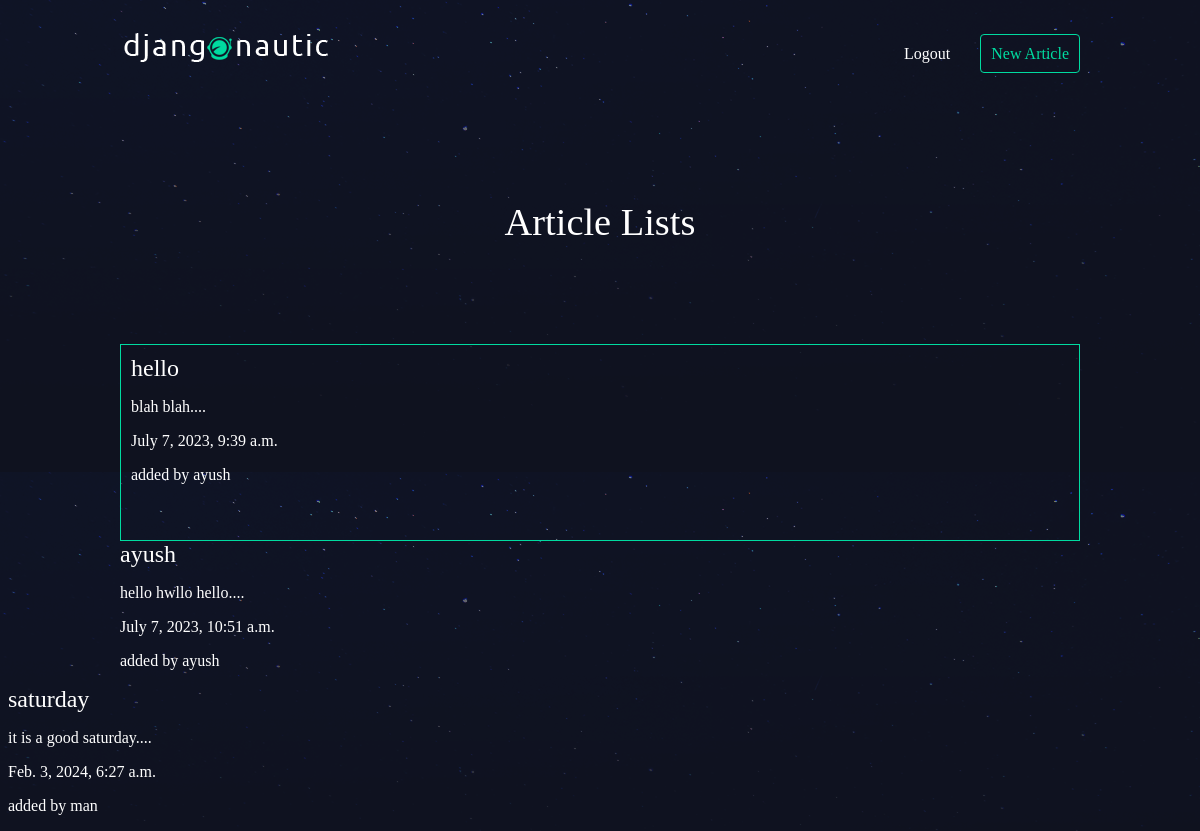
Screenshot of /articles/ (signed in) with the database file from the repository.
### articles/models.py (models this page shows, shortened)
class Article(models.Model):
	title=models.CharField(max_length=100)
	slug=models.SlugField()
	body=models.TextField()
	date=models.DateTimeField(auto_now_add=True)
	thumb=models.ImageField(default='default.png',blank=True)
	author=models.ForeignKey(User,default=None,on_delete=models.DO_NOTHING)
	def snippet(self):
		return self.body[:50]+"...."

### articles/views.py (the view)
# urls.py: path('', views.article_list,name='list'),
def article_list(request):
	articles=Article.objects.all().order_by("date")
	return render(request,"articles/article_list.html",{'articles':articles})

### articles/templates/articles/article_list.html (shortened to what this page needs)
{%extends 'base_template.html'%}
{%block content%}
	<h1>Article Lists</h1>
	<div class="articles">
		{%for article in articles%}
			<h2><a href="{%url 'articles:detail' slug=article.slug%}">{{article.title}}</a></h2>
			<p>{{article.snippet}}</p>
			<p>{{article.date}}</p>
			<p class="author">added by {{article.author.username}}</p>
		</div>
		{%endfor%}
{%endblock%}

### assets/style.css (style rules this page uses)
body { background-color: #0f121f; background-image: url(/static/stars.png); background-repeat-y: no-repeat; color: #fff; }
body * { font-family: Ubuntu; }
h1, h2, h3, h4, h5 { font-weight: normal; margin: 0; }
a, a:hover, a:visited { color: #fff; text-decoration: none; }
div.wrapper > h1 { text-align: center; margin: 100px auto; font-size: 2.4em }
.articles { padding: 10px; border: 1px solid #00dba0; position: relative; padding-bottom: 40px; }

### rows the page displays
Article: title "hello", snippet "blah blah....", date "July 7, 2023, 9:39 a.m.", author.username "ayush"
Article: title "ayush", snippet "hello hwllo hello....", date "July 7, 2023, 10:51 a.m.", author.username "ayush"
Article: title "saturday", snippet "it is a good saturday....", date "Feb. 3, 2024, 6:27 a.m.", author.username "man"
